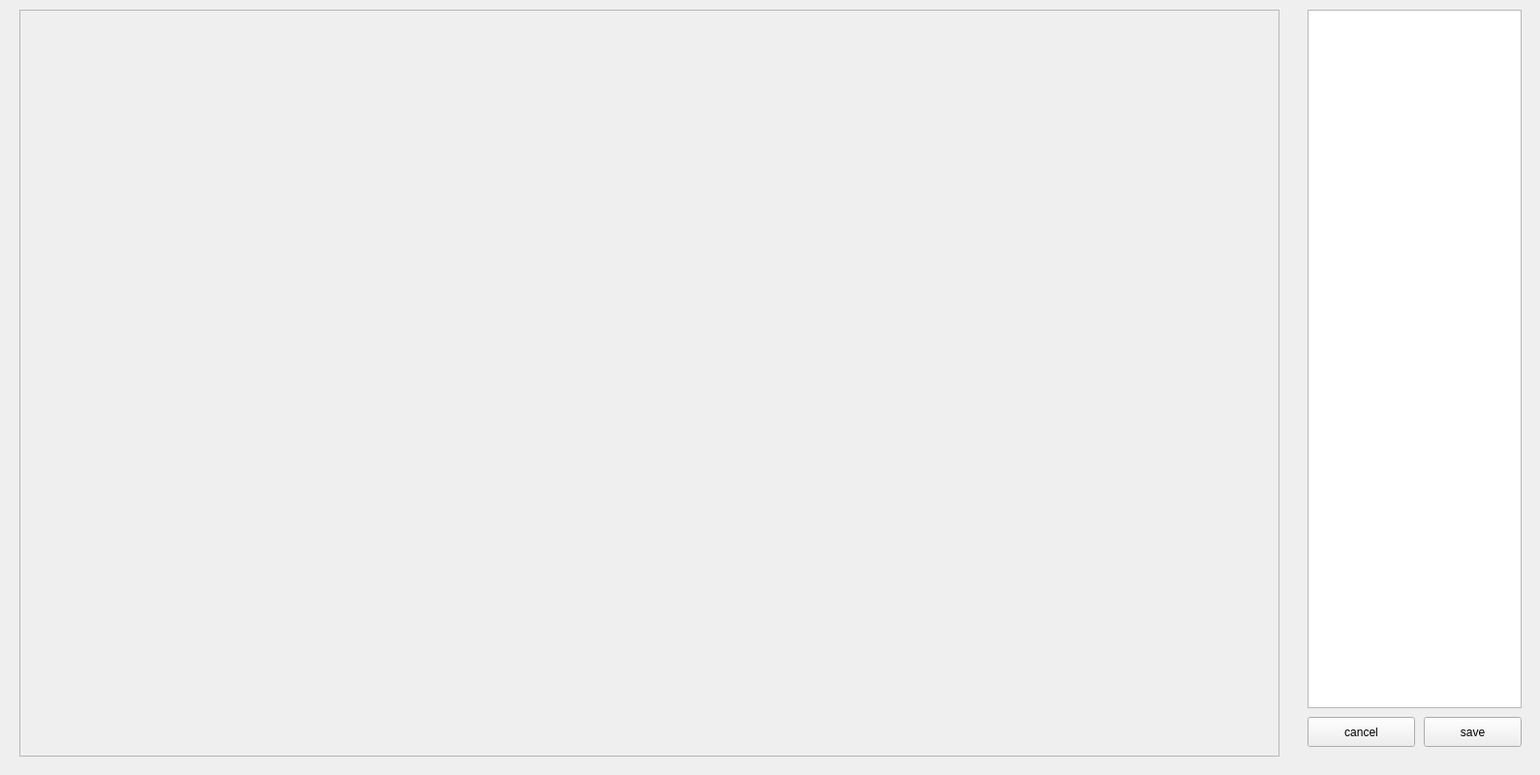
<?xml version="1.0" encoding="UTF-8"?>
<ui version="4.0">
 <class>editDig</class>
 <widget class="QWidget" name="editDig">
  <property name="geometry">
   <rect>
    <x>0</x>
    <y>0</y>
    <width>1590</width>
    <height>800</height>
   </rect>
  </property>
  <property name="windowTitle">
   <string>editDig</string>
  </property>
  <widget class="QListWidget" name="listWidget">
   <property name="geometry">
    <rect>
     <x>1350</x>
     <y>10</y>
     <width>221</width>
     <height>721</height>
    </rect>
   </property>
   <property name="flow">
    <enum>QListView::TopToBottom</enum>
   </property>
   <property name="viewMode">
    <enum>QListView::IconMode</enum>
   </property>
  </widget>
  <widget class="QFrame" name="frame">
   <property name="geometry">
    <rect>
     <x>20</x>
     <y>10</y>
     <width>1301</width>
     <height>771</height>
    </rect>
   </property>
   <property name="frameShape">
    <enum>QFrame::StyledPanel</enum>
   </property>
   <property name="frameShadow">
    <enum>QFrame::Raised</enum>
   </property>
   <widget class="QLabel" name="label">
    <property name="geometry">
     <rect>
      <x>0</x>
      <y>0</y>
      <width>1301</width>
      <height>771</height>
     </rect>
    </property>
    <property name="text">
     <string/>
    </property>
   </widget>
  </widget>
  <widget class="QPushButton" name="canBtn">
   <property name="geometry">
    <rect>
     <x>1350</x>
     <y>740</y>
     <width>111</width>
     <height>31</height>
    </rect>
   </property>
   <property name="text">
    <string>cancel</string>
   </property>
  </widget>
  <widget class="QPushButton" name="saveBtn">
   <property name="geometry">
    <rect>
     <x>1470</x>
     <y>740</y>
     <width>101</width>
     <height>31</height>
    </rect>
   </property>
   <property name="text">
    <string>save</string>
   </property>
  </widget>
 </widget>
 <layoutdefault spacing="6" margin="11"/>
 <resources/>
 <connections>
  <connection>
   <sender>listWidget</sender>
   <signal>itemClicked(QListWidgetItem*)</signal>
   <receiver>editDig</receiver>
   <slot>checkItems(QListWidgetItem*)</slot>
   <hints>
    <hint type="sourcelabel">
     <x>786</x>
     <y>410</y>
    </hint>
    <hint type="destinationlabel">
     <x>660</x>
     <y>431</y>
    </hint>
   </hints>
  </connection>
  <connection>
   <sender>canBtn</sender>
   <signal>clicked()</signal>
   <receiver>editDig</receiver>
   <slot>close()</slot>
   <hints>
    <hint type="sourcelabel">
     <x>1389</x>
     <y>753</y>
    </hint>
    <hint type="destinationlabel">
     <x>1386</x>
     <y>772</y>
    </hint>
   </hints>
  </connection>
  <connection>
   <sender>saveBtn</sender>
   <signal>clicked()</signal>
   <receiver>editDig</receiver>
   <slot>saveImg()</slot>
   <hints>
    <hint type="sourcelabel">
     <x>1531</x>
     <y>764</y>
    </hint>
    <hint type="destinationlabel">
     <x>1534</x>
     <y>782</y>
    </hint>
   </hints>
  </connection>
 </connections>
 <slots>
  <slot>checkItems(QListWidgetItem*)</slot>
  <slot>saveImg()</slot>
 </slots>
</ui>
